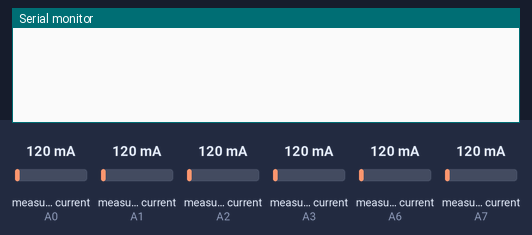
This sketch was run on a simulated Arduino Nano, built with avr-gcc and run on an emulated ATmega328P. Shown: the last lines printed to the serial monitor. The test bench sets the inputs (shaded band); at power-on: measured current (sensors on A0, A1, A3, A2, A6, A7) 120 mA.

Above: at 18.0 s.
18.1 s: measured current (sensor on A0) set to 40 mA
At 20.4 s:
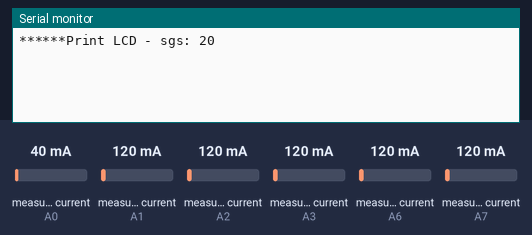
23.2 s: measured current (sensor on A1) set to 40 mA
At 24.4 s:
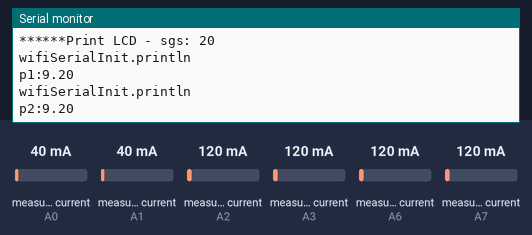
26.4 s: measured current (sensor on A3) set to 40 mA
At 40.3 s:
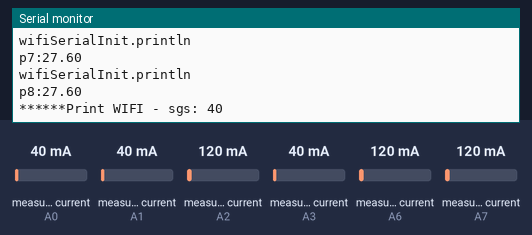
40.4 s: measured current (sensor on A2) set to 40 mA
At 42.4 s:
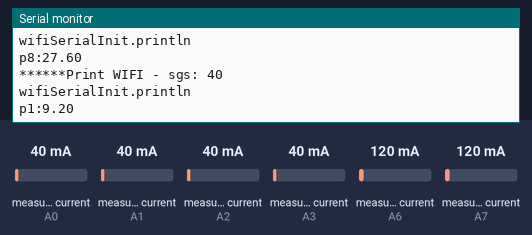
43.6 s: measured current (sensor on A6) set to 40 mA
At 46.5 s:
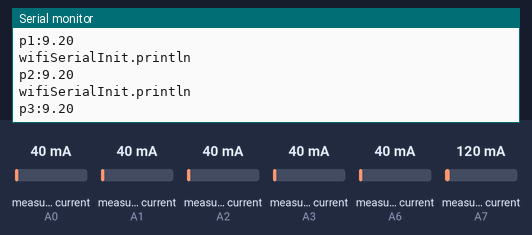
46.8 s: measured current (sensor on A7) set to 40 mA
At 48.5 s:
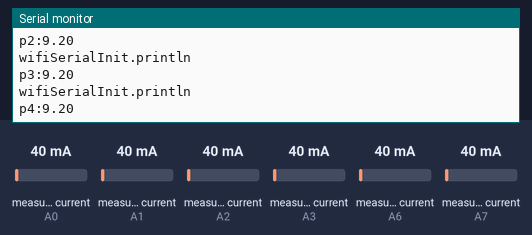
Timing chart, 0 to 50.0 s (numbered marks = the images above; inputs shaded):
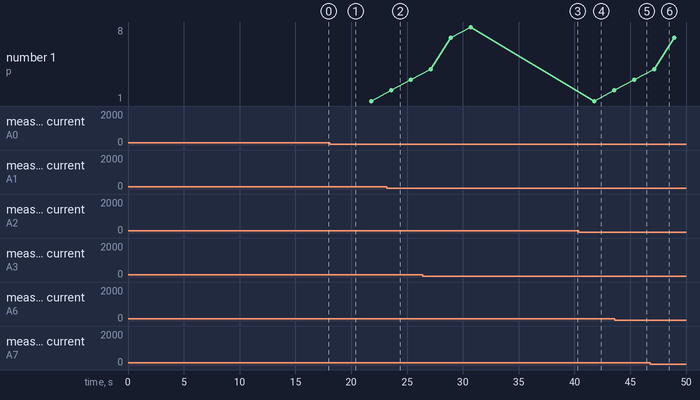

The sketch:

ecohouse_without_LCD.ino
```cpp
#define DEBUG 0

#define BPS 115200 //Velocidad de las comunicaciones

#include <SoftwareSerial.h>
#define RXPIN 6
#define TXPIN 5
SoftwareSerial wifiSerialInit (RXPIN,TXPIN);

#include "power_sensor.h"

uint32_t t_last_tx=0;
uint32_t t_last_lcd=0;

void setup(void)

  {
     Serial.begin(BPS);
     wifiSerialInit.begin(BPS);
  }

void loop(void)
  {
    uint32_t current_time= millis();

    if ((current_time - t_last_tx) > 40000)
      {
        Serial.print(F("******Print WIFI - sgs: "));
        t_last_tx = current_time;
        Serial.println(millis() / 1000);
        //buildTemperatureMessage(0);
        buildPowerMessage(0);
      }

    if ((current_time - t_last_lcd) > 20000)
      {
        Serial.print(F("******Print LCD - sgs: "));
        t_last_lcd = current_time;
        Serial.println(millis() / 1000);
        //buildTemperatureMessage(1);
        buildPowerMessage(1);
      }

  }
```

power_sensor.h
```cpp
#ifndef power_sensor_h
#define power_sensor_h

// *******************************************************
// ******** CONFIGURACION SENSORES DE POTENCIA    ********
// *******************************************************

// 97.6  66.5  51.3  20.0

#define NUMBER_OF_PWR_SENSORS 6
#define TRANSFORMATOR_CONSTANT 20.0

#define MAME_PWR_1 "p1"
#define ENTER_1 A0
#define CURRENT_CONST_1 TRANSFORMATOR_CONSTANT

#define MAME_PWR_2 "p2"
#define ENTER_2 A1
#define CURRENT_CONST_2 TRANSFORMATOR_CONSTANT

#define MAME_PWR_3 "p3"
#define ENTER_3 A2
#define CURRENT_CONST_3 TRANSFORMATOR_CONSTANT

#define MAME_PWR_4 "p4"
#define ENTER_4 A3
#define CURRENT_CONST_4 TRANSFORMATOR_CONSTANT

#define MAME_PWR_5 "p7"
#define ENTER_5 A6
#define CURRENT_CONST_5 TRANSFORMATOR_CONSTANT

#define MAME_PWR_6 "p8"
#define ENTER_6 A7
#define CURRENT_CONST_6 TRANSFORMATOR_CONSTANT


// *******************************************************

#include "EmonLib.h"                   // Include Emon Library
EnergyMonitor emon1;

// variable declaration

String name_pwr[]=
  {
    MAME_PWR_1,
    MAME_PWR_2,
    MAME_PWR_3,
    MAME_PWR_4,
    MAME_PWR_5,
    MAME_PWR_6
  };

int enter_pin[]=
  {
    ENTER_1,
    ENTER_2,
    ENTER_3,
    ENTER_4,
    ENTER_5,
    ENTER_6
  };

float current_const[]=
  {
    CURRENT_CONST_1,
    CURRENT_CONST_2,
    CURRENT_CONST_3,
    CURRENT_CONST_4,
    CURRENT_CONST_5,
    CURRENT_CONST_6
  };

// Function Prototypes
void buildPowerMessage(uint8_t);


void buildPowerMessage(uint8_t output)
  {
    for (uint8_t i=0; i < NUMBER_OF_PWR_SENSORS; i++)
      {
        emon1.current(enter_pin[i],current_const[i]);      // Current: input pin, calibration.

        for (uint8_t i=0; i<9; i++)
          {
            double Irms = emon1.calcIrms(1480);  // Calculate Irms only
          }

        double Irms = emon1.calcIrms(1480);
        double Pwr=(Irms*230.0);

        String value_pwr = String(Pwr,2);
        if (output==0)
          {

            Serial.println("wifiSerialInit.println");
            Serial.println (name_pwr[i] + ":" + value_pwr);
            wifiSerialInit.println (name_pwr[i] + ":" + value_pwr);
          }
        if (output==1)
          {
            Serial.println("wifiSerialInit.println");
            Serial.println (name_pwr[i] + ":" + value_pwr);

          }
      }
  }

#endif
```

Measured:
- after the input at 23.2 s, the serial monitor: prints a new line after 0.37 s (image 2)
- after the input at 26.4 s, the serial monitor: prints a new line after 0.74 s (image 3)
